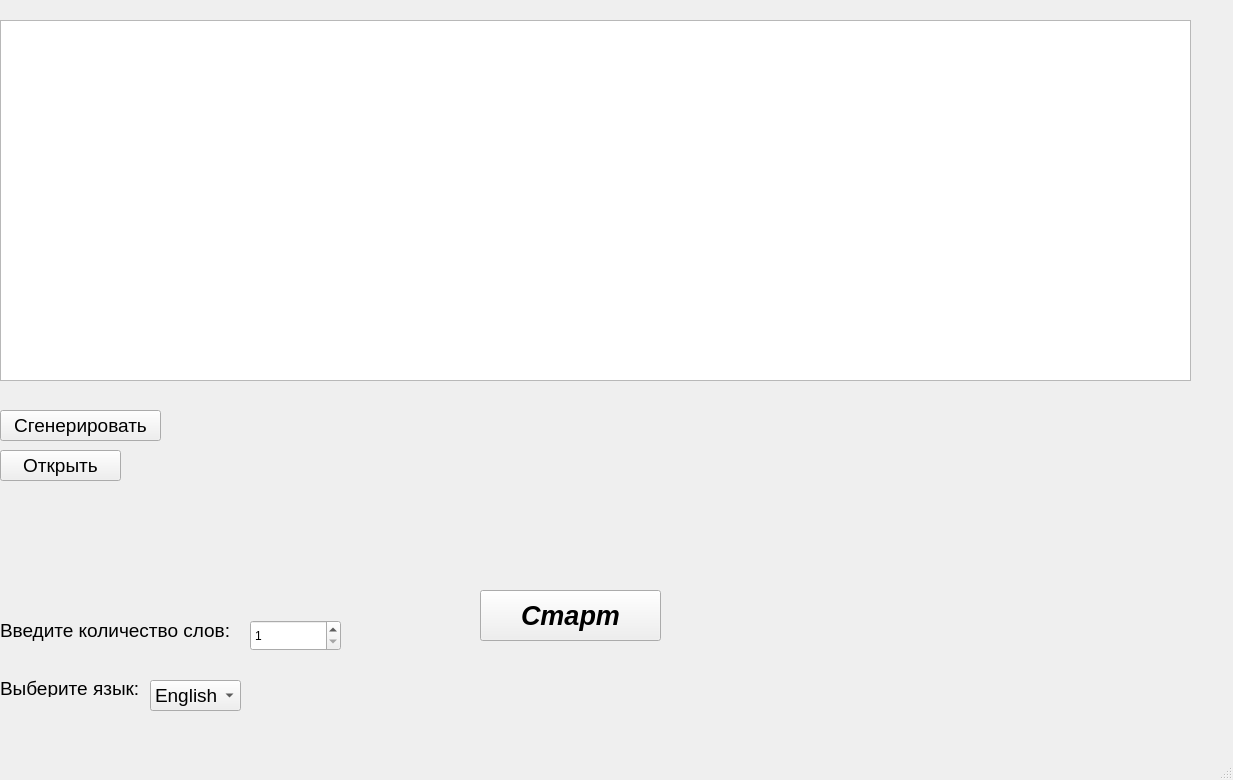
<?xml version="1.0" encoding="UTF-8"?>
<ui version="4.0">
 <class>MainWindow</class>
 <widget class="QMainWindow" name="MainWindow">
  <property name="geometry">
   <rect>
    <x>0</x>
    <y>0</y>
    <width>1233</width>
    <height>780</height>
   </rect>
  </property>
  <property name="windowTitle">
   <string>MainWindow</string>
  </property>
  <widget class="QWidget" name="centralwidget">
   <widget class="QStackedWidget" name="stackedWidget">
    <property name="geometry">
     <rect>
      <x>-30</x>
      <y>10</y>
      <width>1601</width>
      <height>981</height>
     </rect>
    </property>
    <widget class="QWidget" name="page">
     <widget class="QPushButton" name="pushButton">
      <property name="geometry">
       <rect>
        <x>30</x>
        <y>400</y>
        <width>161</width>
        <height>31</height>
       </rect>
      </property>
      <property name="font">
       <font>
        <pointsize>14</pointsize>
        <bold>false</bold>
       </font>
      </property>
      <property name="text">
       <string>Сгенерировать</string>
      </property>
     </widget>
     <widget class="QSpinBox" name="spinBox">
      <property name="geometry">
       <rect>
        <x>280</x>
        <y>610</y>
        <width>91</width>
        <height>31</height>
       </rect>
      </property>
      <property name="minimum">
       <number>1</number>
      </property>
      <property name="maximum">
       <number>500</number>
      </property>
     </widget>
     <widget class="QLabel" name="label">
      <property name="geometry">
       <rect>
        <x>30</x>
        <y>610</y>
        <width>261</width>
        <height>21</height>
       </rect>
      </property>
      <property name="font">
       <font>
        <pointsize>14</pointsize>
        <bold>false</bold>
       </font>
      </property>
      <property name="text">
       <string>Введите количество слов:</string>
      </property>
     </widget>
     <widget class="QPushButton" name="pushButton_2">
      <property name="geometry">
       <rect>
        <x>30</x>
        <y>440</y>
        <width>121</width>
        <height>31</height>
       </rect>
      </property>
      <property name="font">
       <font>
        <pointsize>14</pointsize>
        <bold>false</bold>
       </font>
      </property>
      <property name="text">
       <string>Открыть</string>
      </property>
     </widget>
     <widget class="QTextEdit" name="textEdit">
      <property name="geometry">
       <rect>
        <x>30</x>
        <y>10</y>
        <width>1191</width>
        <height>361</height>
       </rect>
      </property>
      <property name="font">
       <font>
        <pointsize>18</pointsize>
       </font>
      </property>
     </widget>
     <widget class="QComboBox" name="comboBox">
      <property name="geometry">
       <rect>
        <x>180</x>
        <y>670</y>
        <width>91</width>
        <height>31</height>
       </rect>
      </property>
      <property name="font">
       <font>
        <pointsize>14</pointsize>
        <bold>false</bold>
       </font>
      </property>
      <item>
       <property name="text">
        <string>English</string>
       </property>
      </item>
      <item>
       <property name="text">
        <string>German</string>
       </property>
      </item>
      <item>
       <property name="text">
        <string>French</string>
       </property>
      </item>
      <item>
       <property name="text">
        <string>Hebrew</string>
       </property>
      </item>
      <item>
       <property name="text">
        <string>Arabic</string>
       </property>
      </item>
      <item>
       <property name="text">
        <string>Chinese</string>
       </property>
      </item>
      <item>
       <property name="text">
        <string>Belorussian</string>
       </property>
      </item>
     </widget>
     <widget class="QPushButton" name="pushButton_4">
      <property name="geometry">
       <rect>
        <x>510</x>
        <y>580</y>
        <width>181</width>
        <height>51</height>
       </rect>
      </property>
      <property name="font">
       <font>
        <pointsize>20</pointsize>
        <italic>true</italic>
        <bold>true</bold>
       </font>
      </property>
      <property name="text">
       <string>Старт</string>
      </property>
     </widget>
     <widget class="QLabel" name="label_8">
      <property name="geometry">
       <rect>
        <x>30</x>
        <y>670</y>
        <width>151</width>
        <height>17</height>
       </rect>
      </property>
      <property name="font">
       <font>
        <pointsize>14</pointsize>
       </font>
      </property>
      <property name="text">
       <string>Выберите язык:</string>
      </property>
     </widget>
    </widget>
    <widget class="QWidget" name="page_2">
     <widget class="QPushButton" name="pushButton_5">
      <property name="geometry">
       <rect>
        <x>220</x>
        <y>600</y>
        <width>71</width>
        <height>41</height>
       </rect>
      </property>
      <property name="font">
       <font>
        <pointsize>16</pointsize>
        <bold>true</bold>
       </font>
      </property>
      <property name="acceptDrops">
       <bool>false</bool>
      </property>
      <property name="text">
       <string/>
      </property>
      <property name="checkable">
       <bool>false</bool>
      </property>
      <property name="autoDefault">
       <bool>false</bool>
      </property>
      <property name="default">
       <bool>false</bool>
      </property>
      <property name="flat">
       <bool>false</bool>
      </property>
     </widget>
     <widget class="QPushButton" name="pushButton_6">
      <property name="geometry">
       <rect>
        <x>300</x>
        <y>600</y>
        <width>71</width>
        <height>41</height>
       </rect>
      </property>
      <property name="font">
       <font>
        <pointsize>16</pointsize>
        <bold>true</bold>
       </font>
      </property>
      <property name="acceptDrops">
       <bool>false</bool>
      </property>
      <property name="text">
       <string/>
      </property>
      <property name="checkable">
       <bool>false</bool>
      </property>
      <property name="autoDefault">
       <bool>false</bool>
      </property>
      <property name="default">
       <bool>false</bool>
      </property>
      <property name="flat">
       <bool>false</bool>
      </property>
     </widget>
     <widget class="QPushButton" name="pushButton_7">
      <property name="geometry">
       <rect>
        <x>380</x>
        <y>600</y>
        <width>71</width>
        <height>41</height>
       </rect>
      </property>
      <property name="font">
       <font>
        <pointsize>16</pointsize>
        <bold>true</bold>
       </font>
      </property>
      <property name="acceptDrops">
       <bool>false</bool>
      </property>
      <property name="text">
       <string/>
      </property>
      <property name="checkable">
       <bool>false</bool>
      </property>
      <property name="autoDefault">
       <bool>false</bool>
      </property>
      <property name="default">
       <bool>false</bool>
      </property>
      <property name="flat">
       <bool>false</bool>
      </property>
     </widget>
     <widget class="QPushButton" name="pushButton_8">
      <property name="geometry">
       <rect>
        <x>460</x>
        <y>600</y>
        <width>71</width>
        <height>41</height>
       </rect>
      </property>
      <property name="font">
       <font>
        <pointsize>16</pointsize>
        <bold>true</bold>
       </font>
      </property>
      <property name="acceptDrops">
       <bool>false</bool>
      </property>
      <property name="text">
       <string/>
      </property>
      <property name="checkable">
       <bool>false</bool>
      </property>
      <property name="autoDefault">
       <bool>false</bool>
      </property>
      <property name="default">
       <bool>false</bool>
      </property>
      <property name="flat">
       <bool>false</bool>
      </property>
     </widget>
     <widget class="QPushButton" name="pushButton_9">
      <property name="geometry">
       <rect>
        <x>540</x>
        <y>600</y>
        <width>71</width>
        <height>41</height>
       </rect>
      </property>
      <property name="font">
       <font>
        <pointsize>16</pointsize>
        <bold>true</bold>
       </font>
      </property>
      <property name="acceptDrops">
       <bool>false</bool>
      </property>
      <property name="text">
       <string/>
      </property>
      <property name="checkable">
       <bool>false</bool>
      </property>
      <property name="autoDefault">
       <bool>false</bool>
      </property>
      <property name="default">
       <bool>false</bool>
      </property>
      <property name="flat">
       <bool>false</bool>
      </property>
     </widget>
     <widget class="QPushButton" name="pushButton_10">
      <property name="geometry">
       <rect>
        <x>620</x>
        <y>600</y>
        <width>71</width>
        <height>41</height>
       </rect>
      </property>
      <property name="font">
       <font>
        <pointsize>16</pointsize>
        <bold>true</bold>
       </font>
      </property>
      <property name="acceptDrops">
       <bool>false</bool>
      </property>
      <property name="text">
       <string/>
      </property>
      <property name="checkable">
       <bool>false</bool>
      </property>
      <property name="autoDefault">
       <bool>false</bool>
      </property>
      <property name="default">
       <bool>false</bool>
      </property>
      <property name="flat">
       <bool>false</bool>
      </property>
     </widget>
     <widget class="QPushButton" name="pushButton_11">
      <property name="geometry">
       <rect>
        <x>700</x>
        <y>600</y>
        <width>71</width>
        <height>41</height>
       </rect>
      </property>
      <property name="font">
       <font>
        <pointsize>16</pointsize>
        <bold>true</bold>
       </font>
      </property>
      <property name="acceptDrops">
       <bool>false</bool>
      </property>
      <property name="text">
       <string/>
      </property>
      <property name="checkable">
       <bool>false</bool>
      </property>
      <property name="autoDefault">
       <bool>false</bool>
      </property>
      <property name="default">
       <bool>false</bool>
      </property>
      <property name="flat">
       <bool>false</bool>
      </property>
     </widget>
     <widget class="QPushButton" name="pushButton_12">
      <property name="geometry">
       <rect>
        <x>780</x>
        <y>600</y>
        <width>71</width>
        <height>41</height>
       </rect>
      </property>
      <property name="font">
       <font>
        <pointsize>16</pointsize>
        <bold>true</bold>
       </font>
      </property>
      <property name="acceptDrops">
       <bool>false</bool>
      </property>
      <property name="text">
       <string/>
      </property>
      <property name="checkable">
       <bool>false</bool>
      </property>
      <property name="autoDefault">
       <bool>false</bool>
      </property>
      <property name="default">
       <bool>false</bool>
      </property>
      <property name="flat">
       <bool>false</bool>
      </property>
     </widget>
     <widget class="QPushButton" name="pushButton_13">
      <property name="geometry">
       <rect>
        <x>860</x>
        <y>600</y>
        <width>71</width>
        <height>41</height>
       </rect>
      </property>
      <property name="font">
       <font>
        <pointsize>16</pointsize>
        <bold>true</bold>
       </font>
      </property>
      <property name="acceptDrops">
       <bool>false</bool>
      </property>
      <property name="text">
       <string/>
      </property>
      <property name="checkable">
       <bool>false</bool>
      </property>
      <property name="autoDefault">
       <bool>false</bool>
      </property>
      <property name="default">
       <bool>false</bool>
      </property>
      <property name="flat">
       <bool>false</bool>
      </property>
     </widget>
     <widget class="QPushButton" name="pushButton_14">
      <property name="geometry">
       <rect>
        <x>940</x>
        <y>600</y>
        <width>71</width>
        <height>41</height>
       </rect>
      </property>
      <property name="font">
       <font>
        <pointsize>16</pointsize>
        <bold>true</bold>
       </font>
      </property>
      <property name="acceptDrops">
       <bool>false</bool>
      </property>
      <property name="text">
       <string/>
      </property>
      <property name="checkable">
       <bool>false</bool>
      </property>
      <property name="autoDefault">
       <bool>false</bool>
      </property>
      <property name="default">
       <bool>false</bool>
      </property>
      <property name="flat">
       <bool>false</bool>
      </property>
     </widget>
     <widget class="QPushButton" name="pushButton_15">
      <property name="geometry">
       <rect>
        <x>1020</x>
        <y>600</y>
        <width>71</width>
        <height>41</height>
       </rect>
      </property>
      <property name="font">
       <font>
        <pointsize>16</pointsize>
        <bold>true</bold>
       </font>
      </property>
      <property name="acceptDrops">
       <bool>false</bool>
      </property>
      <property name="text">
       <string/>
      </property>
      <property name="checkable">
       <bool>false</bool>
      </property>
      <property name="autoDefault">
       <bool>false</bool>
      </property>
      <property name="default">
       <bool>false</bool>
      </property>
      <property name="flat">
       <bool>false</bool>
      </property>
     </widget>
     <widget class="QPushButton" name="pushButton_16">
      <property name="geometry">
       <rect>
        <x>1100</x>
        <y>600</y>
        <width>71</width>
        <height>41</height>
       </rect>
      </property>
      <property name="font">
       <font>
        <pointsize>16</pointsize>
        <bold>true</bold>
       </font>
      </property>
      <property name="acceptDrops">
       <bool>false</bool>
      </property>
      <property name="text">
       <string/>
      </property>
      <property name="checkable">
       <bool>false</bool>
      </property>
      <property name="autoDefault">
       <bool>false</bool>
      </property>
      <property name="default">
       <bool>false</bool>
      </property>
      <property name="flat">
       <bool>false</bool>
      </property>
     </widget>
     <widget class="QPushButton" name="pushButton_17">
      <property name="geometry">
       <rect>
        <x>260</x>
        <y>650</y>
        <width>71</width>
        <height>41</height>
       </rect>
      </property>
      <property name="font">
       <font>
        <pointsize>16</pointsize>
        <bold>true</bold>
       </font>
      </property>
      <property name="acceptDrops">
       <bool>false</bool>
      </property>
      <property name="text">
       <string/>
      </property>
      <property name="checkable">
       <bool>false</bool>
      </property>
      <property name="autoDefault">
       <bool>false</bool>
      </property>
      <property name="default">
       <bool>false</bool>
      </property>
      <property name="flat">
       <bool>false</bool>
      </property>
     </widget>
     <widget class="QPushButton" name="pushButton_18">
      <property name="geometry">
       <rect>
        <x>340</x>
        <y>650</y>
        <width>71</width>
        <height>41</height>
       </rect>
      </property>
      <property name="font">
       <font>
        <pointsize>16</pointsize>
        <bold>true</bold>
       </font>
      </property>
      <property name="acceptDrops">
       <bool>false</bool>
      </property>
      <property name="text">
       <string/>
      </property>
      <property name="checkable">
       <bool>false</bool>
      </property>
      <property name="autoDefault">
       <bool>false</bool>
      </property>
      <property name="default">
       <bool>false</bool>
      </property>
      <property name="flat">
       <bool>false</bool>
      </property>
     </widget>
     <widget class="QPushButton" name="pushButton_19">
      <property name="geometry">
       <rect>
        <x>420</x>
        <y>650</y>
        <width>71</width>
        <height>41</height>
       </rect>
      </property>
      <property name="font">
       <font>
        <pointsize>16</pointsize>
        <bold>true</bold>
       </font>
      </property>
      <property name="acceptDrops">
       <bool>false</bool>
      </property>
      <property name="text">
       <string/>
      </property>
      <property name="checkable">
       <bool>false</bool>
      </property>
      <property name="autoDefault">
       <bool>false</bool>
      </property>
      <property name="default">
       <bool>false</bool>
      </property>
      <property name="flat">
       <bool>false</bool>
      </property>
     </widget>
     <widget class="QPushButton" name="pushButton_20">
      <property name="geometry">
       <rect>
        <x>500</x>
        <y>650</y>
        <width>71</width>
        <height>41</height>
       </rect>
      </property>
      <property name="font">
       <font>
        <pointsize>16</pointsize>
        <bold>true</bold>
       </font>
      </property>
      <property name="acceptDrops">
       <bool>false</bool>
      </property>
      <property name="text">
       <string/>
      </property>
      <property name="checkable">
       <bool>false</bool>
      </property>
      <property name="autoDefault">
       <bool>false</bool>
      </property>
      <property name="default">
       <bool>false</bool>
      </property>
      <property name="flat">
       <bool>false</bool>
      </property>
     </widget>
     <widget class="QPushButton" name="pushButton_21">
      <property name="geometry">
       <rect>
        <x>580</x>
        <y>650</y>
        <width>71</width>
        <height>41</height>
       </rect>
      </property>
      <property name="font">
       <font>
        <pointsize>16</pointsize>
        <bold>true</bold>
       </font>
      </property>
      <property name="acceptDrops">
       <bool>false</bool>
      </property>
      <property name="text">
       <string/>
      </property>
      <property name="checkable">
       <bool>false</bool>
      </property>
      <property name="autoDefault">
       <bool>false</bool>
      </property>
      <property name="default">
       <bool>false</bool>
      </property>
      <property name="flat">
       <bool>false</bool>
      </property>
     </widget>
     <widget class="QPushButton" name="pushButton_22">
      <property name="geometry">
       <rect>
        <x>660</x>
        <y>650</y>
        <width>71</width>
        <height>41</height>
       </rect>
      </property>
      <property name="font">
       <font>
        <pointsize>16</pointsize>
        <bold>true</bold>
       </font>
      </property>
      <property name="acceptDrops">
       <bool>false</bool>
      </property>
      <property name="text">
       <string/>
      </property>
      <property name="checkable">
       <bool>false</bool>
      </property>
      <property name="autoDefault">
       <bool>false</bool>
      </property>
      <property name="default">
       <bool>false</bool>
      </property>
      <property name="flat">
       <bool>false</bool>
      </property>
     </widget>
     <widget class="QPushButton" name="pushButton_23">
      <property name="geometry">
       <rect>
        <x>740</x>
        <y>650</y>
        <width>71</width>
        <height>41</height>
       </rect>
      </property>
      <property name="font">
       <font>
        <pointsize>16</pointsize>
        <bold>true</bold>
       </font>
      </property>
      <property name="acceptDrops">
       <bool>false</bool>
      </property>
      <property name="text">
       <string/>
      </property>
      <property name="checkable">
       <bool>false</bool>
      </property>
      <property name="autoDefault">
       <bool>false</bool>
      </property>
      <property name="default">
       <bool>false</bool>
      </property>
      <property name="flat">
       <bool>false</bool>
      </property>
     </widget>
     <widget class="QPushButton" name="pushButton_24">
      <property name="geometry">
       <rect>
        <x>820</x>
        <y>650</y>
        <width>71</width>
        <height>41</height>
       </rect>
      </property>
      <property name="font">
       <font>
        <pointsize>16</pointsize>
        <bold>true</bold>
       </font>
      </property>
      <property name="acceptDrops">
       <bool>false</bool>
      </property>
      <property name="text">
       <string/>
      </property>
      <property name="checkable">
       <bool>false</bool>
      </property>
      <property name="autoDefault">
       <bool>false</bool>
      </property>
      <property name="default">
       <bool>false</bool>
      </property>
      <property name="flat">
       <bool>false</bool>
      </property>
     </widget>
     <widget class="QPushButton" name="pushButton_25">
      <property name="geometry">
       <rect>
        <x>900</x>
        <y>650</y>
        <width>71</width>
        <height>41</height>
       </rect>
      </property>
      <property name="font">
       <font>
        <pointsize>16</pointsize>
        <bold>true</bold>
       </font>
      </property>
      <property name="acceptDrops">
       <bool>false</bool>
      </property>
      <property name="text">
       <string/>
      </property>
      <property name="checkable">
       <bool>false</bool>
      </property>
      <property name="autoDefault">
       <bool>false</bool>
      </property>
      <property name="default">
       <bool>false</bool>
      </property>
      <property name="flat">
       <bool>false</bool>
      </property>
     </widget>
     <widget class="QPushButton" name="pushButton_26">
      <property name="geometry">
       <rect>
        <x>980</x>
        <y>650</y>
        <width>71</width>
        <height>41</height>
       </rect>
      </property>
      <property name="font">
       <font>
        <pointsize>16</pointsize>
        <bold>true</bold>
       </font>
      </property>
      <property name="acceptDrops">
       <bool>false</bool>
      </property>
      <property name="text">
       <string/>
      </property>
      <property name="checkable">
       <bool>false</bool>
      </property>
      <property name="autoDefault">
       <bool>false</bool>
      </property>
      <property name="default">
       <bool>false</bool>
      </property>
      <property name="flat">
       <bool>false</bool>
      </property>
     </widget>
     <widget class="QPushButton" name="pushButton_27">
      <property name="geometry">
       <rect>
        <x>1060</x>
        <y>650</y>
        <width>71</width>
        <height>41</height>
       </rect>
      </property>
      <property name="font">
       <font>
        <pointsize>16</pointsize>
        <bold>true</bold>
       </font>
      </property>
      <property name="acceptDrops">
       <bool>false</bool>
      </property>
      <property name="text">
       <string/>
      </property>
      <property name="checkable">
       <bool>false</bool>
      </property>
      <property name="autoDefault">
       <bool>false</bool>
      </property>
      <property name="default">
       <bool>false</bool>
      </property>
      <property name="flat">
       <bool>false</bool>
      </property>
     </widget>
     <widget class="QPushButton" name="pushButton_28">
      <property name="geometry">
       <rect>
        <x>300</x>
        <y>700</y>
        <width>71</width>
        <height>41</height>
       </rect>
      </property>
      <property name="font">
       <font>
        <pointsize>16</pointsize>
        <bold>true</bold>
       </font>
      </property>
      <property name="acceptDrops">
       <bool>false</bool>
      </property>
      <property name="text">
       <string/>
      </property>
      <property name="checkable">
       <bool>false</bool>
      </property>
      <property name="autoDefault">
       <bool>false</bool>
      </property>
      <property name="default">
       <bool>false</bool>
      </property>
      <property name="flat">
       <bool>false</bool>
      </property>
     </widget>
     <widget class="QPushButton" name="pushButton_29">
      <property name="geometry">
       <rect>
        <x>380</x>
        <y>700</y>
        <width>71</width>
        <height>41</height>
       </rect>
      </property>
      <property name="font">
       <font>
        <pointsize>16</pointsize>
        <bold>true</bold>
       </font>
      </property>
      <property name="acceptDrops">
       <bool>false</bool>
      </property>
      <property name="text">
       <string/>
      </property>
      <property name="checkable">
       <bool>false</bool>
      </property>
      <property name="autoDefault">
       <bool>false</bool>
      </property>
      <property name="default">
       <bool>false</bool>
      </property>
      <property name="flat">
       <bool>false</bool>
      </property>
     </widget>
     <widget class="QPushButton" name="pushButton_30">
      <property name="geometry">
       <rect>
        <x>460</x>
        <y>700</y>
        <width>71</width>
        <height>41</height>
       </rect>
      </property>
      <property name="font">
       <font>
        <pointsize>16</pointsize>
        <bold>true</bold>
       </font>
      </property>
      <property name="acceptDrops">
       <bool>false</bool>
      </property>
      <property name="text">
       <string/>
      </property>
      <property name="checkable">
       <bool>false</bool>
      </property>
      <property name="autoDefault">
       <bool>false</bool>
      </property>
      <property name="default">
       <bool>false</bool>
      </property>
      <property name="flat">
       <bool>false</bool>
      </property>
     </widget>
     <widget class="QPushButton" name="pushButton_31">
      <property name="geometry">
       <rect>
        <x>540</x>
        <y>700</y>
        <width>71</width>
        <height>41</height>
       </rect>
      </property>
      <property name="font">
       <font>
        <pointsize>16</pointsize>
        <bold>true</bold>
       </font>
      </property>
      <property name="acceptDrops">
       <bool>false</bool>
      </property>
      <property name="text">
       <string/>
      </property>
      <property name="checkable">
       <bool>false</bool>
      </property>
      <property name="autoDefault">
       <bool>false</bool>
      </property>
      <property name="default">
       <bool>false</bool>
      </property>
      <property name="flat">
       <bool>false</bool>
      </property>
     </widget>
     <widget class="QPushButton" name="pushButton_32">
      <property name="geometry">
       <rect>
        <x>620</x>
        <y>700</y>
        <width>71</width>
        <height>41</height>
       </rect>
      </property>
      <property name="font">
       <font>
        <pointsize>16</pointsize>
        <bold>true</bold>
       </font>
      </property>
      <property name="acceptDrops">
       <bool>false</bool>
      </property>
      <property name="text">
       <string/>
      </property>
      <property name="checkable">
       <bool>false</bool>
      </property>
      <property name="autoDefault">
       <bool>false</bool>
      </property>
      <property name="default">
       <bool>false</bool>
      </property>
      <property name="flat">
       <bool>false</bool>
      </property>
     </widget>
     <widget class="QPushButton" name="pushButton_33">
      <property name="geometry">
       <rect>
        <x>700</x>
        <y>700</y>
        <width>71</width>
        <height>41</height>
       </rect>
      </property>
      <property name="font">
       <font>
        <pointsize>16</pointsize>
        <bold>true</bold>
       </font>
      </property>
      <property name="acceptDrops">
       <bool>false</bool>
      </property>
      <property name="text">
       <string/>
      </property>
      <property name="checkable">
       <bool>false</bool>
      </property>
      <property name="autoDefault">
       <bool>false</bool>
      </property>
      <property name="default">
       <bool>false</bool>
      </property>
      <property name="flat">
       <bool>false</bool>
      </property>
     </widget>
     <widget class="QPushButton" name="pushButton_34">
      <property name="geometry">
       <rect>
        <x>780</x>
        <y>700</y>
        <width>71</width>
        <height>41</height>
       </rect>
      </property>
      <property name="font">
       <font>
        <pointsize>16</pointsize>
        <bold>true</bold>
       </font>
      </property>
      <property name="acceptDrops">
       <bool>false</bool>
      </property>
      <property name="text">
       <string/>
      </property>
      <property name="checkable">
       <bool>false</bool>
      </property>
      <property name="autoDefault">
       <bool>false</bool>
      </property>
      <property name="default">
       <bool>false</bool>
      </property>
      <property name="flat">
       <bool>false</bool>
      </property>
     </widget>
     <widget class="QPushButton" name="pushButton_35">
      <property name="geometry">
       <rect>
        <x>860</x>
        <y>700</y>
        <width>71</width>
        <height>41</height>
       </rect>
      </property>
      <property name="font">
       <font>
        <pointsize>16</pointsize>
        <bold>true</bold>
       </font>
      </property>
      <property name="acceptDrops">
       <bool>false</bool>
      </property>
      <property name="text">
       <string/>
      </property>
      <property name="checkable">
       <bool>false</bool>
      </property>
      <property name="autoDefault">
       <bool>false</bool>
      </property>
      <property name="default">
       <bool>false</bool>
      </property>
      <property name="flat">
       <bool>false</bool>
      </property>
     </widget>
     <widget class="QPushButton" name="pushButton_36">
      <property name="geometry">
       <rect>
        <x>940</x>
        <y>700</y>
        <width>71</width>
        <height>41</height>
       </rect>
      </property>
      <property name="font">
       <font>
        <pointsize>16</pointsize>
        <bold>true</bold>
       </font>
      </property>
      <property name="acceptDrops">
       <bool>false</bool>
      </property>
      <property name="text">
       <string/>
      </property>
      <property name="checkable">
       <bool>false</bool>
      </property>
      <property name="autoDefault">
       <bool>false</bool>
      </property>
      <property name="default">
       <bool>false</bool>
      </property>
      <property name="flat">
       <bool>false</bool>
      </property>
     </widget>
     <widget class="QPushButton" name="pushButton_37">
      <property name="geometry">
       <rect>
        <x>1020</x>
        <y>700</y>
        <width>71</width>
        <height>41</height>
       </rect>
      </property>
      <property name="font">
       <font>
        <pointsize>16</pointsize>
        <bold>true</bold>
       </font>
      </property>
      <property name="acceptDrops">
       <bool>false</bool>
      </property>
      <property name="text">
       <string/>
      </property>
      <property name="checkable">
       <bool>false</bool>
      </property>
      <property name="autoDefault">
       <bool>false</bool>
      </property>
      <property name="default">
       <bool>false</bool>
      </property>
      <property name="flat">
       <bool>false</bool>
      </property>
     </widget>
     <widget class="QPushButton" name="pushButton_38">
      <property name="geometry">
       <rect>
        <x>340</x>
        <y>750</y>
        <width>711</width>
        <height>41</height>
       </rect>
      </property>
      <property name="font">
       <font>
        <pointsize>16</pointsize>
        <bold>true</bold>
       </font>
      </property>
      <property name="acceptDrops">
       <bool>false</bool>
      </property>
      <property name="text">
       <string/>
      </property>
      <property name="checkable">
       <bool>false</bool>
      </property>
      <property name="autoDefault">
       <bool>false</bool>
      </property>
      <property name="default">
       <bool>false</bool>
      </property>
      <property name="flat">
       <bool>false</bool>
      </property>
     </widget>
     <widget class="QTextEdit" name="textEdit_2">
      <property name="geometry">
       <rect>
        <x>10</x>
        <y>10</y>
        <width>1441</width>
        <height>351</height>
       </rect>
      </property>
      <property name="font">
       <font>
        <pointsize>16</pointsize>
        <bold>true</bold>
       </font>
      </property>
      <property name="readOnly">
       <bool>true</bool>
      </property>
     </widget>
     <widget class="QLabel" name="label_2">
      <property name="geometry">
       <rect>
        <x>100</x>
        <y>370</y>
        <width>131</width>
        <height>31</height>
       </rect>
      </property>
      <property name="font">
       <font>
        <pointsize>14</pointsize>
        <bold>true</bold>
       </font>
      </property>
      <property name="text">
       <string/>
      </property>
     </widget>
     <widget class="QLabel" name="label_3">
      <property name="geometry">
       <rect>
        <x>530</x>
        <y>370</y>
        <width>181</width>
        <height>31</height>
       </rect>
      </property>
      <property name="font">
       <font>
        <pointsize>14</pointsize>
        <bold>true</bold>
       </font>
      </property>
      <property name="text">
       <string/>
      </property>
     </widget>
     <widget class="QLabel" name="label_4">
      <property name="geometry">
       <rect>
        <x>830</x>
        <y>370</y>
        <width>121</width>
        <height>31</height>
       </rect>
      </property>
      <property name="font">
       <font>
        <pointsize>14</pointsize>
        <bold>true</bold>
       </font>
      </property>
      <property name="text">
       <string/>
      </property>
     </widget>
     <widget class="QLabel" name="label_5">
      <property name="geometry">
       <rect>
        <x>10</x>
        <y>370</y>
        <width>81</width>
        <height>31</height>
       </rect>
      </property>
      <property name="font">
       <font>
        <pointsize>14</pointsize>
        <bold>true</bold>
       </font>
      </property>
      <property name="text">
       <string>Время:</string>
      </property>
     </widget>
     <widget class="QLabel" name="label_6">
      <property name="geometry">
       <rect>
        <x>240</x>
        <y>370</y>
        <width>281</width>
        <height>31</height>
       </rect>
      </property>
      <property name="font">
       <font>
        <pointsize>14</pointsize>
        <bold>true</bold>
       </font>
      </property>
      <property name="text">
       <string>Количество слов в минуту:</string>
      </property>
     </widget>
     <widget class="QLabel" name="label_7">
      <property name="geometry">
       <rect>
        <x>720</x>
        <y>370</y>
        <width>111</width>
        <height>31</height>
       </rect>
      </property>
      <property name="font">
       <font>
        <pointsize>14</pointsize>
        <bold>true</bold>
       </font>
      </property>
      <property name="text">
       <string>Точность:</string>
      </property>
     </widget>
     <widget class="QPushButton" name="pushButton_39">
      <property name="geometry">
       <rect>
        <x>10</x>
        <y>850</y>
        <width>141</width>
        <height>41</height>
       </rect>
      </property>
      <property name="font">
       <font>
        <pointsize>16</pointsize>
        <bold>true</bold>
       </font>
      </property>
      <property name="text">
       <string>Закрыть</string>
      </property>
     </widget>
     <widget class="QPushButton" name="pushButton_40">
      <property name="geometry">
       <rect>
        <x>160</x>
        <y>850</y>
        <width>611</width>
        <height>41</height>
       </rect>
      </property>
      <property name="font">
       <font>
        <pointsize>14</pointsize>
        <bold>true</bold>
       </font>
      </property>
      <property name="text">
       <string>Завершить</string>
      </property>
     </widget>
    </widget>
   </widget>
  </widget>
  <widget class="QMenuBar" name="menubar">
   <property name="geometry">
    <rect>
     <x>0</x>
     <y>0</y>
     <width>1233</width>
     <height>22</height>
    </rect>
   </property>
  </widget>
  <widget class="QStatusBar" name="statusbar"/>
 </widget>
 <resources/>
 <connections/>
</ui>
